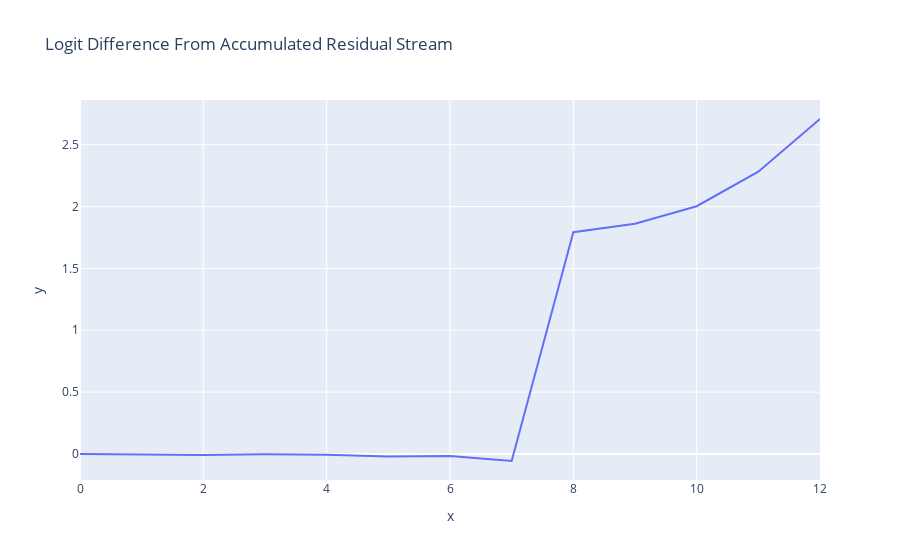

Notebook code cell kept with this figure:
### Markdown cell above
### Logit Lens

### Code cell
from circuit_utils import residual_stack_to_logit_diff

accumulated_residual, labels = clean_cache.accumulated_resid(layer=-1, incl_mid=False, pos_slice=-1, return_labels=True)
logit_lens_logit_diffs = residual_stack_to_logit_diff(accumulated_residual, logit_diff_directions, prompts, clean_cache)
line(logit_lens_logit_diffs, x=np.arange(model.cfg.n_layers+1), hover_name=labels, title="Logit Difference From Accumulated Residual Stream")

### Figure 1 — Plotly figure (JSON) as saved in the notebook; plotly's stock layout.template omitted (floating-point values rounded to 4 significant figures)
{"data": [{"hovertemplate": "x=%{x}<br>y=%{y}<extra></extra>", "legendgroup": "", "line": {"color": "#636efa", "dash": "solid"}, "marker": {"symbol": "circle"}, "mode": "lines", "name": "", "orientation": "v", "showlegend": false, "type": "scatter", "x": [0, 1, 2, 3, 4, 5, 6, 7, 8, 9, 10, 11, 12], "xaxis": "x", "y": [-5.186e-05, -0.001351, -0.006978, -0.001172, -0.006398, -0.02014, -0.01555, -0.05647, 1.793, 1.86, 2.003, 2.282, 2.707], "yaxis": "y"}], "layout": {"legend": {"tracegroupgap": 0}, "title": {"text": "Logit Difference From Accumulated Residual Stream"}, "xaxis": {"anchor": "y", "domain": [0, 1], "title": {"text": "x"}}, "yaxis": {"anchor": "x", "domain": [0, 1], "title": {"text": "y"}}}}
